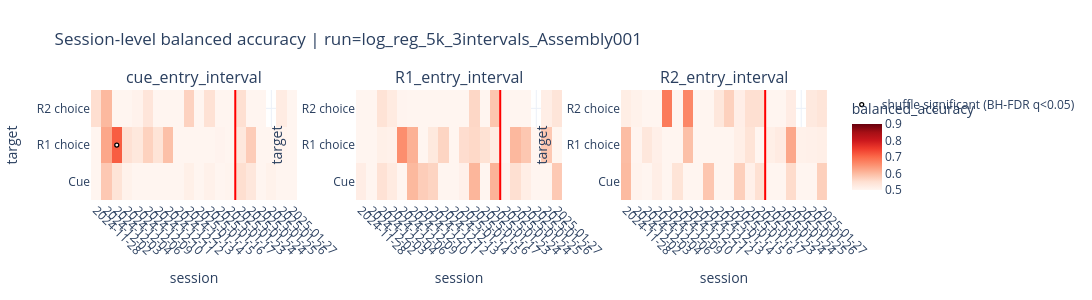
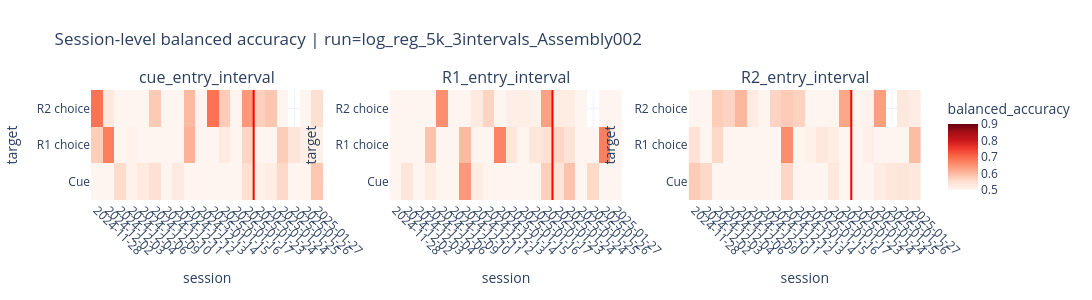
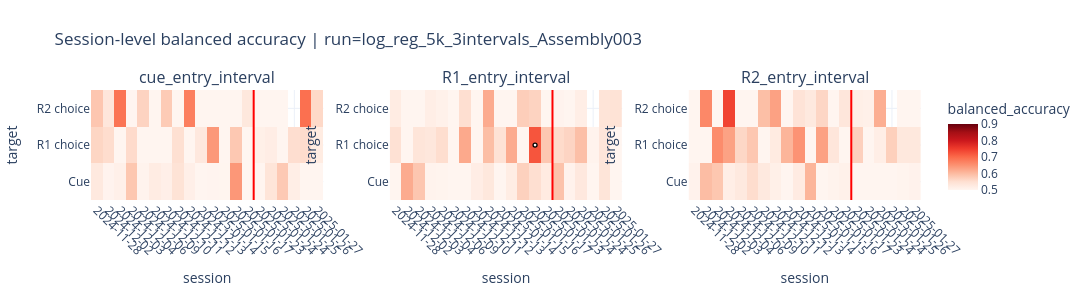
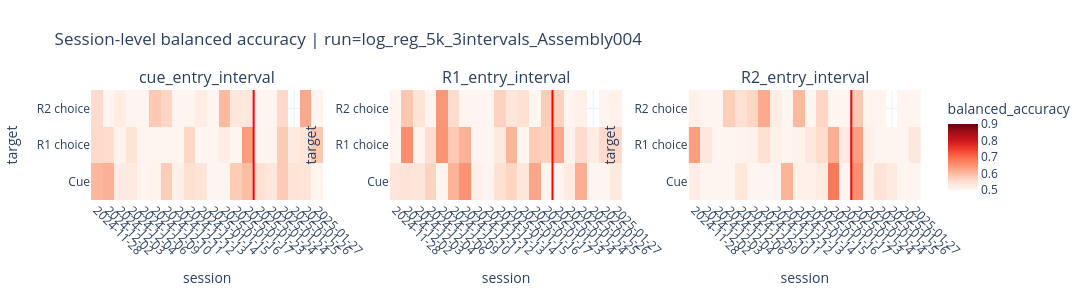

Source (notebook cell) for these figures, in order:
### Markdown cell above
### Session Progression Heatmaps

Each subplot is one interval. Columns are sessions with at least 10 trials for that interval, rows are decoded targets, and hover contains shuffle diagnostics plus trial and split counts. White marker dots indicate shuffle-significant cells after BH-FDR correction (`significant_shuffle_fdr_bh_0_05`).

### Code cell
plot_session_interval_heatmaps(
    session_results_df,
    value_col='balanced_accuracy',
    title_prefix='Session-level balanced accuracy',
    extra_cols=['shuffle_null_mean', 'p_shuffle', 'p_shuffle_fdr_bh', 'n_trials', 'n_splits'],
    ncols=3,
    colorscale='Reds',
    zmid=None,
    zmin=0.5,
    zmax=0.9,
    significance_col='significant_shuffle_fdr_bh_0_05',
    significance_label='shuffle significant (BH-FDR q<0.05)',
    min_trials=10,
    significance_marker_size=4,
    interval_names=BALANCED_ACCURACY_INTERVALS,
    # excluded_targets=('Outcome',),
)

### Figure 1 — Plotly figure (JSON) as saved in the notebook; plotly's stock layout.template omitted (floating-point values rounded to 4 significant figures; data arrays with more than 128 entries replaced by an {"elided": "..."} marker saying what was removed)
{"data": [{"coloraxis": "coloraxis", "customdata": {"elided": "300 float values"}, "hovertemplate": "interval=cue_entry_interval<br>target=%{y}<br>session=%{x}<br>balanced_accuracy=%{z:.3f}<br>shuffle_null_mean=%{customdata[0]:.3f}<br>p_shuffle=%{customdata[1]:.3f}<br>p_shuffle_fdr_bh=%{customdata[2]:.3f}<br>n_trials=%{customdata[3]:.3f}<br>n_splits=%{customdata[4]:.3f}<extra></extra>", "type": "heatmap", "x": ["2024-11-28_17-41", "2024-12-02_16-09", "2024-12-03_16-23", "2024-12-04_18-06", "2024-12-06_16-49", "2024-12-09_17-45", "2024-12-10_17-20", "2024-12-11_17-42", "2024-12-12_16-13", "2024-12-13_17-10", "2025-01-14_18-08", "2025-01-15_17-18", "2025-01-16_17-47", "2025-01-17_16-55", "2025-01-23_16-48", "2025-01-24_12-24", "2025-01-24_19-37", "2025-01-25_21-29", "2025-01-26_21-48", "2025-01-27_13-39"], "xaxis": "x", "y": ["Cue", "R1 choice", "R2 choice"], "yaxis": "y", "z": [[0.4704, 0.5818, 0.5412, 0.5077, 0.4111, 0.3819, 0.475, 0.4532, 0.4304, 0.5129, 0.3768, 0.5097, 0.463, 0.5033, 0.5519, 0.5329, 0.4718, 0.5079, 0.4899, 0.4934], [0.4833, 0.6242, 0.7139, 0.5471, 0.5313, 0.5693, 0.5417, 0.5929, 0.4059, 0.3933, 0.4232, 0.4375, 0.5038, 0.4912, 0.5312, 0.5765, 0.4852, 0.4422, 0.5027, 0.3889], [0.5507, 0.602, 0.4313, 0.3889, 0.5074, 0.537, 0.4241, 0.4908, 0.4845, 0.5689, 0.4833, 0.5454, 0.4458, 0.4214, 0.5498, 0.4475, 0.4894, NaN, 0.5212, 0.4465]]}, {"hovertemplate": "shuffle significant (BH-FDR q<0.05)<br>target=%{y}<br>session=%{x}<extra></extra>", "legendgroup": "shuffle_significance", "marker": {"color": "rgba(255, 255, 255, 0.95)", "line": {"color": "black", "width": 1.25}, "size": 4}, "mode": "markers", "name": "shuffle significant (BH-FDR q<0.05)", "showlegend": true, "type": "scatter", "x": ["2024-12-03_16-23"], "xaxis": "x", "y": ["R1 choice"], "yaxis": "y"}, {"coloraxis": "coloraxis", "customdata": {"elided": "300 float values"}, "hovertemplate": "interval=R1_entry_interval<br>target=%{y}<br>session=%{x}<br>balanced_accuracy=%{z:.3f}<br>shuffle_null_mean=%{customdata[0]:.3f}<br>p_shuffle=%{customdata[1]:.3f}<br>p_shuffle_fdr_bh=%{customdata[2]:.3f}<br>n_trials=%{customdata[3]:.3f}<br>n_splits=%{customdata[4]:.3f}<extra></extra>", "type": "heatmap", "x": ["2024-11-28_17-41", "2024-12-02_16-09", "2024-12-03_16-23", "2024-12-04_18-06", "2024-12-06_16-49", "2024-12-09_17-45", "2024-12-10_17-20", "2024-12-11_17-42", "2024-12-12_16-13", "2024-12-13_17-10", "2025-01-14_18-08", "2025-01-15_17-18", "2025-01-16_17-47", "2025-01-17_16-55", "2025-01-23_16-48", "2025-01-24_12-24", "2025-01-24_19-37", "2025-01-25_21-29", "2025-01-26_21-48", "2025-01-27_13-39"], "xaxis": "x2", "y": ["Cue", "R1 choice", "R2 choice"], "yaxis": "y2", "z": [[0.5187, 0.4673, 0.5457, 0.5242, 0.4944, 0.6029, 0.5753, 0.5661, 0.4756, 0.4295, 0.5107, 0.6067, 0.4415, 0.6101, 0.5071, 0.5504, 0.5167, 0.4668, 0.4654, 0.581], [0.4768, 0.461, 0.5127, 0.5092, 0.655, 0.6126, 0.4833, 0.5295, 0.565, 0.49, 0.5536, 0.5597, 0.5462, 0.5221, 0.4333, 0.6036, 0.5833, 0.453, 0.5825, 0.501], [0.4763, 0.4178, 0.5436, 0.5247, 0.5018, 0.4861, 0.4981, 0.4397, 0.4577, 0.4199, 0.48, 0.5627, 0.4633, 0.5852, 0.483, 0.4701, 0.4527, NaN, 0.5167, 0.5383]]}, {"coloraxis": "coloraxis", "customdata": {"elided": "300 float values"}, "hovertemplate": "interval=R2_entry_interval<br>target=%{y}<br>session=%{x}<br>balanced_accuracy=%{z:.3f}<br>shuffle_null_mean=%{customdata[0]:.3f}<br>p_shuffle=%{customdata[1]:.3f}<br>p_shuffle_fdr_bh=%{customdata[2]:.3f}<br>n_trials=%{customdata[3]:.3f}<br>n_splits=%{customdata[4]:.3f}<extra></extra>", "type": "heatmap", "x": ["2024-11-28_17-41", "2024-12-02_16-09", "2024-12-03_16-23", "2024-12-04_18-06", "2024-12-06_16-49", "2024-12-09_17-45", "2024-12-10_17-20", "2024-12-11_17-42", "2024-12-12_16-13", "2024-12-13_17-10", "2025-01-14_18-08", "2025-01-15_17-18", "2025-01-16_17-47", "2025-01-17_16-55", "2025-01-23_16-48", "2025-01-24_12-24", "2025-01-24_19-37", "2025-01-25_21-29", "2025-01-26_21-48", "2025-01-27_13-39"], "xaxis": "x3", "y": ["Cue", "R1 choice", "R2 choice"], "yaxis": "y3", "z": [[0.6003, 0.5045, 0.4472, 0.5172, 0.42, 0.5413, 0.4475, 0.4884, 0.5851, 0.4288, 0.4929, 0.5733, 0.5124, 0.5482, 0.3679, 0.4333, 0.5558, 0.4776, 0.4261, 0.5722], [0.5973, 0.5022, 0.5333, 0.5132, 0.4005, 0.4442, 0.5931, 0.4833, 0.415, 0.4067, 0.4732, 0.5147, 0.5414, 0.4485, 0.515, 0.524, 0.6243, 0.5105, 0.5124, 0.5151], [0.5178, 0.5076, 0.4655, 0.4844, 0.6782, 0.4861, 0.6641, 0.4581, 0.3512, 0.5326, 0.57, 0.5155, 0.5492, 0.5505, 0.4281, 0.4983, 0.5203, NaN, 0.5288, 0.538]]}], "layout": {"annotations": [{"font": {"size": 16}, "showarrow": false, "text": "cue_entry_interval", "x": 0.14, "xanchor": "center", "xref": "paper", "y": 1, "yanchor": "bottom", "yref": "paper"}, {"font": {"size": 16}, "showarrow": false, "text": "R1_entry_interval", "x": 0.5, "xanchor": "center", "xref": "paper", "y": 1, "yanchor": "bottom", "yref": "paper"}, {"font": {"size": 16}, "showarrow": false, "text": "R2_entry_interval", "x": 0.86, "xanchor": "center", "xref": "paper", "y": 1, "yanchor": "bottom", "yref": "paper"}], "coloraxis": {"cmax": 0.9, "cmin": 0.5, "colorbar": {"title": {"text": "balanced_accuracy"}}, "colorscale": [[0, "rgb(255,245,240)"], [0.125, "rgb(254,224,210)"], [0.25, "rgb(252,187,161)"], [0.375, "rgb(252,146,114)"], [0.5, "rgb(251,106,74)"], [0.625, "rgb(239,59,44)"], [0.75, "rgb(203,24,29)"], [0.875, "rgb(165,15,21)"], [1, "rgb(103,0,13)"]]}, "height": 300, "margin": {"b": 100, "l": 80, "r": 40, "t": 90}, "shapes": [{"line": {"color": "red", "width": 2}, "type": "line", "x0": 13.5, "x1": 13.5, "xref": "x", "y0": 0, "y1": 1, "yref": "y domain"}, {"line": {"color": "red", "width": 2}, "type": "line", "x0": 13.5, "x1": 13.5, "xref": "x2", "y0": 0, "y1": 1, "yref": "y2 domain"}, {"line": {"color": "red", "width": 2}, "type": "line", "x0": 13.5, "x1": 13.5, "xref": "x3", "y0": 0, "y1": 1, "yref": "y3 domain"}], "title": {"text": "Session-level balanced accuracy | run=log_reg_5k_3intervals_Assembly001"}, "width": 1260, "xaxis": {"anchor": "y", "domain": [0, 0.28], "tickangle": 45, "tickmode": "array", "ticktext": ["2024-11-28", "2024-12-02", "2024-12-03", "2024-12-04", "2024-12-06", "2024-12-09", "2024-12-10", "2024-12-11", "2024-12-12", "2024-12-13", "2025-01-14", "2025-01-15", "2025-01-16", "2025-01-17", "2025-01-23", "2025-01-24", "2025-01-24", "2025-01-25", "2025-01-26", "2025-01-27"], "tickvals": ["2024-11-28_17-41", "2024-12-02_16-09", "2024-12-03_16-23", "2024-12-04_18-06", "2024-12-06_16-49", "2024-12-09_17-45", "2024-12-10_17-20", "2024-12-11_17-42", "2024-12-12_16-13", "2024-12-13_17-10", "2025-01-14_18-08", "2025-01-15_17-18", "2025-01-16_17-47", "2025-01-17_16-55", "2025-01-23_16-48", "2025-01-24_12-24", "2025-01-24_19-37", "2025-01-25_21-29", "2025-01-26_21-48", "2025-01-27_13-39"], "title": {"text": "session"}}, "xaxis2": {"anchor": "y2", "domain": [0.36, 0.64], "tickangle": 45, "tickmode": "array", "ticktext": ["2024-11-28", "2024-12-02", "2024-12-03", "2024-12-04", "2024-12-06", "2024-12-09", "2024-12-10", "2024-12-11", "2024-12-12", "2024-12-13", "2025-01-14", "2025-01-15", "2025-01-16", "2025-01-17", "2025-01-23", "2025-01-24", "2025-01-24", "2025-01-25", "2025-01-26", "2025-01-27"], "tickvals": ["2024-11-28_17-41", "2024-12-02_16-09", "2024-12-03_16-23", "2024-12-04_18-06", "2024-12-06_16-49", "2024-12-09_17-45", "2024-12-10_17-20", "2024-12-11_17-42", "2024-12-12_16-13", "2024-12-13_17-10", "2025-01-14_18-08", "2025-01-15_17-18", "2025-01-16_17-47", "2025-01-17_16-55", "2025-01-23_16-48", "2025-01-24_12-24", "2025-01-24_19-37", "2025-01-25_21-29", "2025-01-26_21-48", "2025-01-27_13-39"], "title": {"text": "session"}}, "xaxis3": {"anchor": "y3", "domain": [0.72, 1], "tickangle": 45, "tickmode": "array", "ticktext": ["2024-11-28", "2024-12-02", "2024-12-03", "2024-12-04", "2024-12-06", "2024-12-09", "2024-12-10", "2024-12-11", "2024-12-12", "2024-12-13", "2025-01-14", "2025-01-15", "2025-01-16", "2025-01-17", "2025-01-23", "2025-01-24", "2025-01-24", "2025-01-25", "2025-01-26", "2025-01-27"], "tickvals": ["2024-11-28_17-41", "2024-12-02_16-09", "2024-12-03_16-23", "2024-12-04_18-06", "2024-12-06_16-49", "2024-12-09_17-45", "2024-12-10_17-20", "2024-12-11_17-42", "2024-12-12_16-13", "2024-12-13_17-10", "2025-01-14_18-08", "2025-01-15_17-18", "2025-01-16_17-47", "2025-01-17_16-55", "2025-01-23_16-48", "2025-01-24_12-24", "2025-01-24_19-37", "2025-01-25_21-29", "2025-01-26_21-48", "2025-01-27_13-39"], "title": {"text": "session"}}, "yaxis": {"anchor": "x", "domain": [0, 1], "title": {"text": "target"}}, "yaxis2": {"anchor": "x2", "domain": [0, 1], "title": {"text": "target"}}, "yaxis3": {"anchor": "x3", "domain": [0, 1], "title": {"text": "target"}}}}

### Figure 2 — Plotly figure (JSON) as saved in the notebook; plotly's stock layout.template omitted (floating-point values rounded to 4 significant figures; data arrays with more than 128 entries replaced by an {"elided": "..."} marker saying what was removed)
{"data": [{"coloraxis": "coloraxis", "customdata": {"elided": "300 float values"}, "hovertemplate": "interval=cue_entry_interval<br>target=%{y}<br>session=%{x}<br>balanced_accuracy=%{z:.3f}<br>shuffle_null_mean=%{customdata[0]:.3f}<br>p_shuffle=%{customdata[1]:.3f}<br>p_shuffle_fdr_bh=%{customdata[2]:.3f}<br>n_trials=%{customdata[3]:.3f}<br>n_splits=%{customdata[4]:.3f}<extra></extra>", "type": "heatmap", "x": ["2024-11-28_17-41", "2024-12-02_16-09", "2024-12-03_16-23", "2024-12-04_18-06", "2024-12-06_16-49", "2024-12-09_17-45", "2024-12-10_17-20", "2024-12-11_17-42", "2024-12-12_16-13", "2024-12-13_17-10", "2025-01-14_18-08", "2025-01-15_17-18", "2025-01-16_17-47", "2025-01-17_16-55", "2025-01-23_16-48", "2025-01-24_12-24", "2025-01-24_19-37", "2025-01-25_21-29", "2025-01-26_21-48", "2025-01-27_13-39"], "xaxis": "x", "y": ["Cue", "R1 choice", "R2 choice"], "yaxis": "y", "z": [[0.4553, 0.4073, 0.5567, 0.5078, 0.5267, 0.5473, 0.4878, 0.5269, 0.481, 0.4848, 0.4161, 0.4819, 0.438, 0.5517, 0.5096, 0.5218, 0.5596, 0.4489, 0.5033, 0.5842], [0.5741, 0.6736, 0.3792, 0.5076, 0.4929, 0.4806, 0.4472, 0.4962, 0.6105, 0.4817, 0.4875, 0.5269, 0.4781, 0.5647, 0.41, 0.4911, 0.576, 0.5384, 0.5159, 0.5122], [0.6889, 0.5289, 0.4553, 0.3709, 0.4349, 0.5794, 0.4013, 0.4831, 0.6018, 0.4603, 0.6889, 0.5764, 0.4511, 0.6438, 0.5718, 0.5849, 0.4474, NaN, 0.453, 0.5502]]}, {"coloraxis": "coloraxis", "customdata": {"elided": "300 float values"}, "hovertemplate": "interval=R1_entry_interval<br>target=%{y}<br>session=%{x}<br>balanced_accuracy=%{z:.3f}<br>shuffle_null_mean=%{customdata[0]:.3f}<br>p_shuffle=%{customdata[1]:.3f}<br>p_shuffle_fdr_bh=%{customdata[2]:.3f}<br>n_trials=%{customdata[3]:.3f}<br>n_splits=%{customdata[4]:.3f}<extra></extra>", "type": "heatmap", "x": ["2024-11-28_17-41", "2024-12-02_16-09", "2024-12-03_16-23", "2024-12-04_18-06", "2024-12-06_16-49", "2024-12-09_17-45", "2024-12-10_17-20", "2024-12-11_17-42", "2024-12-12_16-13", "2024-12-13_17-10", "2025-01-14_18-08", "2025-01-15_17-18", "2025-01-16_17-47", "2025-01-17_16-55", "2025-01-23_16-48", "2025-01-24_12-24", "2025-01-24_19-37", "2025-01-25_21-29", "2025-01-26_21-48", "2025-01-27_13-39"], "xaxis": "x2", "y": ["Cue", "R1 choice", "R2 choice"], "yaxis": "y2", "z": [[0.4163, 0.5382, 0.4978, 0.5233, 0.4833, 0.3404, 0.6425, 0.5194, 0.5024, 0.4689, 0.4964, 0.4661, 0.4814, 0.5718, 0.5423, 0.59, 0.3801, 0.5586, 0.4614, 0.4996], [0.4885, 0.478, 0.4898, 0.5881, 0.4593, 0.2996, 0.6014, 0.5024, 0.4782, 0.6683, 0.5357, 0.4542, 0.5362, 0.5456, 0.5617, 0.5429, 0.4148, 0.4598, 0.674, 0.4958], [0.5016, 0.474, 0.4319, 0.4692, 0.6539, 0.4479, 0.3656, 0.5268, 0.5667, 0.4778, 0.5156, 0.5168, 0.5117, 0.6314, 0.5214, 0.5216, 0.4776, NaN, 0.4273, 0.4802]]}, {"coloraxis": "coloraxis", "customdata": {"elided": "300 float values"}, "hovertemplate": "interval=R2_entry_interval<br>target=%{y}<br>session=%{x}<br>balanced_accuracy=%{z:.3f}<br>shuffle_null_mean=%{customdata[0]:.3f}<br>p_shuffle=%{customdata[1]:.3f}<br>p_shuffle_fdr_bh=%{customdata[2]:.3f}<br>n_trials=%{customdata[3]:.3f}<br>n_splits=%{customdata[4]:.3f}<extra></extra>", "type": "heatmap", "x": ["2024-11-28_17-41", "2024-12-02_16-09", "2024-12-03_16-23", "2024-12-04_18-06", "2024-12-06_16-49", "2024-12-09_17-45", "2024-12-10_17-20", "2024-12-11_17-42", "2024-12-12_16-13", "2024-12-13_17-10", "2025-01-14_18-08", "2025-01-15_17-18", "2025-01-16_17-47", "2025-01-17_16-55", "2025-01-23_16-48", "2025-01-24_12-24", "2025-01-24_19-37", "2025-01-25_21-29", "2025-01-26_21-48", "2025-01-27_13-39"], "xaxis": "x3", "y": ["Cue", "R1 choice", "R2 choice"], "yaxis": "y3", "z": [[0.5788, 0.56, 0.4915, 0.4617, 0.4533, 0.4987, 0.4425, 0.4397, 0.5631, 0.4303, 0.4893, 0.4567, 0.532, 0.4538, 0.5, 0.4982, 0.5218, 0.5314, 0.5386, 0.5318], [0.5447, 0.4993, 0.5601, 0.4863, 0.4351, 0.4808, 0.4958, 0.4867, 0.6545, 0.4583, 0.5107, 0.5322, 0.521, 0.4779, 0.4812, 0.5134, 0.4726, 0.4501, 0.4377, 0.5969], [0.435, 0.4632, 0.5763, 0.5656, 0.6053, 0.5227, 0.422, 0.5658, 0.578, 0.5692, 0.4767, 0.371, 0.4923, 0.6243, 0.4586, 0.5073, 0.6348, NaN, 0.5333, 0.5205]]}], "layout": {"annotations": [{"font": {"size": 16}, "showarrow": false, "text": "cue_entry_interval", "x": 0.14, "xanchor": "center", "xref": "paper", "y": 1, "yanchor": "bottom", "yref": "paper"}, {"font": {"size": 16}, "showarrow": false, "text": "R1_entry_interval", "x": 0.5, "xanchor": "center", "xref": "paper", "y": 1, "yanchor": "bottom", "yref": "paper"}, {"font": {"size": 16}, "showarrow": false, "text": "R2_entry_interval", "x": 0.86, "xanchor": "center", "xref": "paper", "y": 1, "yanchor": "bottom", "yref": "paper"}], "coloraxis": {"cmax": 0.9, "cmin": 0.5, "colorbar": {"title": {"text": "balanced_accuracy"}}, "colorscale": [[0, "rgb(255,245,240)"], [0.125, "rgb(254,224,210)"], [0.25, "rgb(252,187,161)"], [0.375, "rgb(252,146,114)"], [0.5, "rgb(251,106,74)"], [0.625, "rgb(239,59,44)"], [0.75, "rgb(203,24,29)"], [0.875, "rgb(165,15,21)"], [1, "rgb(103,0,13)"]]}, "height": 300, "margin": {"b": 100, "l": 80, "r": 40, "t": 90}, "shapes": [{"line": {"color": "red", "width": 2}, "type": "line", "x0": 13.5, "x1": 13.5, "xref": "x", "y0": 0, "y1": 1, "yref": "y domain"}, {"line": {"color": "red", "width": 2}, "type": "line", "x0": 13.5, "x1": 13.5, "xref": "x2", "y0": 0, "y1": 1, "yref": "y2 domain"}, {"line": {"color": "red", "width": 2}, "type": "line", "x0": 13.5, "x1": 13.5, "xref": "x3", "y0": 0, "y1": 1, "yref": "y3 domain"}], "title": {"text": "Session-level balanced accuracy | run=log_reg_5k_3intervals_Assembly002"}, "width": 1260, "xaxis": {"anchor": "y", "domain": [0, 0.28], "tickangle": 45, "tickmode": "array", "ticktext": ["2024-11-28", "2024-12-02", "2024-12-03", "2024-12-04", "2024-12-06", "2024-12-09", "2024-12-10", "2024-12-11", "2024-12-12", "2024-12-13", "2025-01-14", "2025-01-15", "2025-01-16", "2025-01-17", "2025-01-23", "2025-01-24", "2025-01-24", "2025-01-25", "2025-01-26", "2025-01-27"], "tickvals": ["2024-11-28_17-41", "2024-12-02_16-09", "2024-12-03_16-23", "2024-12-04_18-06", "2024-12-06_16-49", "2024-12-09_17-45", "2024-12-10_17-20", "2024-12-11_17-42", "2024-12-12_16-13", "2024-12-13_17-10", "2025-01-14_18-08", "2025-01-15_17-18", "2025-01-16_17-47", "2025-01-17_16-55", "2025-01-23_16-48", "2025-01-24_12-24", "2025-01-24_19-37", "2025-01-25_21-29", "2025-01-26_21-48", "2025-01-27_13-39"], "title": {"text": "session"}}, "xaxis2": {"anchor": "y2", "domain": [0.36, 0.64], "tickangle": 45, "tickmode": "array", "ticktext": ["2024-11-28", "2024-12-02", "2024-12-03", "2024-12-04", "2024-12-06", "2024-12-09", "2024-12-10", "2024-12-11", "2024-12-12", "2024-12-13", "2025-01-14", "2025-01-15", "2025-01-16", "2025-01-17", "2025-01-23", "2025-01-24", "2025-01-24", "2025-01-25", "2025-01-26", "2025-01-27"], "tickvals": ["2024-11-28_17-41", "2024-12-02_16-09", "2024-12-03_16-23", "2024-12-04_18-06", "2024-12-06_16-49", "2024-12-09_17-45", "2024-12-10_17-20", "2024-12-11_17-42", "2024-12-12_16-13", "2024-12-13_17-10", "2025-01-14_18-08", "2025-01-15_17-18", "2025-01-16_17-47", "2025-01-17_16-55", "2025-01-23_16-48", "2025-01-24_12-24", "2025-01-24_19-37", "2025-01-25_21-29", "2025-01-26_21-48", "2025-01-27_13-39"], "title": {"text": "session"}}, "xaxis3": {"anchor": "y3", "domain": [0.72, 1], "tickangle": 45, "tickmode": "array", "ticktext": ["2024-11-28", "2024-12-02", "2024-12-03", "2024-12-04", "2024-12-06", "2024-12-09", "2024-12-10", "2024-12-11", "2024-12-12", "2024-12-13", "2025-01-14", "2025-01-15", "2025-01-16", "2025-01-17", "2025-01-23", "2025-01-24", "2025-01-24", "2025-01-25", "2025-01-26", "2025-01-27"], "tickvals": ["2024-11-28_17-41", "2024-12-02_16-09", "2024-12-03_16-23", "2024-12-04_18-06", "2024-12-06_16-49", "2024-12-09_17-45", "2024-12-10_17-20", "2024-12-11_17-42", "2024-12-12_16-13", "2024-12-13_17-10", "2025-01-14_18-08", "2025-01-15_17-18", "2025-01-16_17-47", "2025-01-17_16-55", "2025-01-23_16-48", "2025-01-24_12-24", "2025-01-24_19-37", "2025-01-25_21-29", "2025-01-26_21-48", "2025-01-27_13-39"], "title": {"text": "session"}}, "yaxis": {"anchor": "x", "domain": [0, 1], "title": {"text": "target"}}, "yaxis2": {"anchor": "x2", "domain": [0, 1], "title": {"text": "target"}}, "yaxis3": {"anchor": "x3", "domain": [0, 1], "title": {"text": "target"}}}}

### Figure 3 — Plotly figure (JSON) as saved in the notebook; plotly's stock layout.template omitted (floating-point values rounded to 4 significant figures; data arrays with more than 128 entries replaced by an {"elided": "..."} marker saying what was removed)
{"data": [{"coloraxis": "coloraxis", "customdata": {"elided": "300 float values"}, "hovertemplate": "interval=cue_entry_interval<br>target=%{y}<br>session=%{x}<br>balanced_accuracy=%{z:.3f}<br>shuffle_null_mean=%{customdata[0]:.3f}<br>p_shuffle=%{customdata[1]:.3f}<br>p_shuffle_fdr_bh=%{customdata[2]:.3f}<br>n_trials=%{customdata[3]:.3f}<br>n_splits=%{customdata[4]:.3f}<extra></extra>", "type": "heatmap", "x": ["2024-11-28_17-41", "2024-12-02_16-09", "2024-12-03_16-23", "2024-12-04_18-06", "2024-12-06_16-49", "2024-12-09_17-45", "2024-12-10_17-20", "2024-12-11_17-42", "2024-12-12_16-13", "2024-12-13_17-10", "2025-01-14_18-08", "2025-01-15_17-18", "2025-01-16_17-47", "2025-01-17_16-55", "2025-01-23_16-48", "2025-01-24_12-24", "2025-01-24_19-37", "2025-01-25_21-29", "2025-01-26_21-48", "2025-01-27_13-39"], "xaxis": "x", "y": ["Cue", "R1 choice", "R2 choice"], "yaxis": "y", "z": [[0.5287, 0.5036, 0.511, 0.5843, 0.5056, 0.5217, 0.5142, 0.5438, 0.5131, 0.4545, 0.5018, 0.5011, 0.6435, 0.4846, 0.4692, 0.5389, 0.5808, 0.5168, 0.4725, 0.4679], [0.5638, 0.5544, 0.4415, 0.5565, 0.4791, 0.4581, 0.3889, 0.5505, 0.4568, 0.53, 0.6429, 0.4517, 0.5829, 0.4809, 0.5126, 0.518, 0.431, 0.5521, 0.5553, 0.5226], [0.585, 0.5354, 0.6871, 0.3891, 0.5678, 0.4097, 0.5784, 0.4452, 0.6732, 0.4726, 0.4933, 0.4747, 0.4556, 0.5314, 0.3855, 0.4693, 0.4338, NaN, 0.6924, 0.5598]]}, {"coloraxis": "coloraxis", "customdata": {"elided": "300 float values"}, "hovertemplate": "interval=R1_entry_interval<br>target=%{y}<br>session=%{x}<br>balanced_accuracy=%{z:.3f}<br>shuffle_null_mean=%{customdata[0]:.3f}<br>p_shuffle=%{customdata[1]:.3f}<br>p_shuffle_fdr_bh=%{customdata[2]:.3f}<br>n_trials=%{customdata[3]:.3f}<br>n_splits=%{customdata[4]:.3f}<extra></extra>", "type": "heatmap", "x": ["2024-11-28_17-41", "2024-12-02_16-09", "2024-12-03_16-23", "2024-12-04_18-06", "2024-12-06_16-49", "2024-12-09_17-45", "2024-12-10_17-20", "2024-12-11_17-42", "2024-12-12_16-13", "2024-12-13_17-10", "2025-01-14_18-08", "2025-01-15_17-18", "2025-01-16_17-47", "2025-01-17_16-55", "2025-01-23_16-48", "2025-01-24_12-24", "2025-01-24_19-37", "2025-01-25_21-29", "2025-01-26_21-48", "2025-01-27_13-39"], "xaxis": "x2", "y": ["Cue", "R1 choice", "R2 choice"], "yaxis": "y2", "z": [[0.4131, 0.6191, 0.5847, 0.505, 0.5033, 0.487, 0.4136, 0.5189, 0.531, 0.4955, 0.5196, 0.5708, 0.5512, 0.5246, 0.591, 0.5067, 0.5308, 0.4161, 0.5389, 0.4285], [0.5474, 0.4636, 0.5391, 0.5337, 0.5529, 0.4258, 0.6222, 0.4895, 0.5955, 0.545, 0.6196, 0.4142, 0.7219, 0.5838, 0.5567, 0.5658, 0.5943, 0.5046, 0.5373, 0.4923], [0.5221, 0.4398, 0.3541, 0.5162, 0.5094, 0.4645, 0.551, 0.4331, 0.6196, 0.4866, 0.4233, 0.5741, 0.567, 0.4771, 0.5041, 0.4833, 0.5168, NaN, 0.5394, 0.5426]]}, {"hovertemplate": "shuffle significant (BH-FDR q<0.05)<br>target=%{y}<br>session=%{x}<extra></extra>", "legendgroup": "shuffle_significance", "marker": {"color": "rgba(255, 255, 255, 0.95)", "line": {"color": "black", "width": 1.25}, "size": 4}, "mode": "markers", "name": "shuffle significant (BH-FDR q<0.05)", "showlegend": false, "type": "scatter", "x": ["2025-01-16_17-47"], "xaxis": "x2", "y": ["R1 choice"], "yaxis": "y2"}, {"coloraxis": "coloraxis", "customdata": {"elided": "300 float values"}, "hovertemplate": "interval=R2_entry_interval<br>target=%{y}<br>session=%{x}<br>balanced_accuracy=%{z:.3f}<br>shuffle_null_mean=%{customdata[0]:.3f}<br>p_shuffle=%{customdata[1]:.3f}<br>p_shuffle_fdr_bh=%{customdata[2]:.3f}<br>n_trials=%{customdata[3]:.3f}<br>n_splits=%{customdata[4]:.3f}<extra></extra>", "type": "heatmap", "x": ["2024-11-28_17-41", "2024-12-02_16-09", "2024-12-03_16-23", "2024-12-04_18-06", "2024-12-06_16-49", "2024-12-09_17-45", "2024-12-10_17-20", "2024-12-11_17-42", "2024-12-12_16-13", "2024-12-13_17-10", "2025-01-14_18-08", "2025-01-15_17-18", "2025-01-16_17-47", "2025-01-17_16-55", "2025-01-23_16-48", "2025-01-24_12-24", "2025-01-24_19-37", "2025-01-25_21-29", "2025-01-26_21-48", "2025-01-27_13-39"], "xaxis": "x3", "y": ["Cue", "R1 choice", "R2 choice"], "yaxis": "y3", "z": [[0.5065, 0.5973, 0.5842, 0.5174, 0.5289, 0.5538, 0.5292, 0.5125, 0.4119, 0.5227, 0.6071, 0.4264, 0.5052, 0.5102, 0.4244, 0.4841, 0.4609, 0.496, 0.5029, 0.507], [0.4758, 0.4961, 0.6572, 0.6305, 0.5626, 0.5836, 0.4944, 0.5243, 0.6077, 0.6483, 0.45, 0.6314, 0.5357, 0.4471, 0.5717, 0.4845, 0.516, 0.5721, 0.5319, 0.5319], [0.4005, 0.662, 0.4637, 0.7417, 0.4806, 0.4573, 0.5949, 0.6316, 0.4167, 0.5425, 0.5289, 0.5633, 0.4514, 0.5352, 0.5155, 0.5111, 0.6165, NaN, 0.4333, 0.4214]]}], "layout": {"annotations": [{"font": {"size": 16}, "showarrow": false, "text": "cue_entry_interval", "x": 0.14, "xanchor": "center", "xref": "paper", "y": 1, "yanchor": "bottom", "yref": "paper"}, {"font": {"size": 16}, "showarrow": false, "text": "R1_entry_interval", "x": 0.5, "xanchor": "center", "xref": "paper", "y": 1, "yanchor": "bottom", "yref": "paper"}, {"font": {"size": 16}, "showarrow": false, "text": "R2_entry_interval", "x": 0.86, "xanchor": "center", "xref": "paper", "y": 1, "yanchor": "bottom", "yref": "paper"}], "coloraxis": {"cmax": 0.9, "cmin": 0.5, "colorbar": {"title": {"text": "balanced_accuracy"}}, "colorscale": [[0, "rgb(255,245,240)"], [0.125, "rgb(254,224,210)"], [0.25, "rgb(252,187,161)"], [0.375, "rgb(252,146,114)"], [0.5, "rgb(251,106,74)"], [0.625, "rgb(239,59,44)"], [0.75, "rgb(203,24,29)"], [0.875, "rgb(165,15,21)"], [1, "rgb(103,0,13)"]]}, "height": 300, "margin": {"b": 100, "l": 80, "r": 40, "t": 90}, "shapes": [{"line": {"color": "red", "width": 2}, "type": "line", "x0": 13.5, "x1": 13.5, "xref": "x", "y0": 0, "y1": 1, "yref": "y domain"}, {"line": {"color": "red", "width": 2}, "type": "line", "x0": 13.5, "x1": 13.5, "xref": "x2", "y0": 0, "y1": 1, "yref": "y2 domain"}, {"line": {"color": "red", "width": 2}, "type": "line", "x0": 13.5, "x1": 13.5, "xref": "x3", "y0": 0, "y1": 1, "yref": "y3 domain"}], "title": {"text": "Session-level balanced accuracy | run=log_reg_5k_3intervals_Assembly003"}, "width": 1260, "xaxis": {"anchor": "y", "domain": [0, 0.28], "tickangle": 45, "tickmode": "array", "ticktext": ["2024-11-28", "2024-12-02", "2024-12-03", "2024-12-04", "2024-12-06", "2024-12-09", "2024-12-10", "2024-12-11", "2024-12-12", "2024-12-13", "2025-01-14", "2025-01-15", "2025-01-16", "2025-01-17", "2025-01-23", "2025-01-24", "2025-01-24", "2025-01-25", "2025-01-26", "2025-01-27"], "tickvals": ["2024-11-28_17-41", "2024-12-02_16-09", "2024-12-03_16-23", "2024-12-04_18-06", "2024-12-06_16-49", "2024-12-09_17-45", "2024-12-10_17-20", "2024-12-11_17-42", "2024-12-12_16-13", "2024-12-13_17-10", "2025-01-14_18-08", "2025-01-15_17-18", "2025-01-16_17-47", "2025-01-17_16-55", "2025-01-23_16-48", "2025-01-24_12-24", "2025-01-24_19-37", "2025-01-25_21-29", "2025-01-26_21-48", "2025-01-27_13-39"], "title": {"text": "session"}}, "xaxis2": {"anchor": "y2", "domain": [0.36, 0.64], "tickangle": 45, "tickmode": "array", "ticktext": ["2024-11-28", "2024-12-02", "2024-12-03", "2024-12-04", "2024-12-06", "2024-12-09", "2024-12-10", "2024-12-11", "2024-12-12", "2024-12-13", "2025-01-14", "2025-01-15", "2025-01-16", "2025-01-17", "2025-01-23", "2025-01-24", "2025-01-24", "2025-01-25", "2025-01-26", "2025-01-27"], "tickvals": ["2024-11-28_17-41", "2024-12-02_16-09", "2024-12-03_16-23", "2024-12-04_18-06", "2024-12-06_16-49", "2024-12-09_17-45", "2024-12-10_17-20", "2024-12-11_17-42", "2024-12-12_16-13", "2024-12-13_17-10", "2025-01-14_18-08", "2025-01-15_17-18", "2025-01-16_17-47", "2025-01-17_16-55", "2025-01-23_16-48", "2025-01-24_12-24", "2025-01-24_19-37", "2025-01-25_21-29", "2025-01-26_21-48", "2025-01-27_13-39"], "title": {"text": "session"}}, "xaxis3": {"anchor": "y3", "domain": [0.72, 1], "tickangle": 45, "tickmode": "array", "ticktext": ["2024-11-28", "2024-12-02", "2024-12-03", "2024-12-04", "2024-12-06", "2024-12-09", "2024-12-10", "2024-12-11", "2024-12-12", "2024-12-13", "2025-01-14", "2025-01-15", "2025-01-16", "2025-01-17", "2025-01-23", "2025-01-24", "2025-01-24", "2025-01-25", "2025-01-26", "2025-01-27"], "tickvals": ["2024-11-28_17-41", "2024-12-02_16-09", "2024-12-03_16-23", "2024-12-04_18-06", "2024-12-06_16-49", "2024-12-09_17-45", "2024-12-10_17-20", "2024-12-11_17-42", "2024-12-12_16-13", "2024-12-13_17-10", "2025-01-14_18-08", "2025-01-15_17-18", "2025-01-16_17-47", "2025-01-17_16-55", "2025-01-23_16-48", "2025-01-24_12-24", "2025-01-24_19-37", "2025-01-25_21-29", "2025-01-26_21-48", "2025-01-27_13-39"], "title": {"text": "session"}}, "yaxis": {"anchor": "x", "domain": [0, 1], "title": {"text": "target"}}, "yaxis2": {"anchor": "x2", "domain": [0, 1], "title": {"text": "target"}}, "yaxis3": {"anchor": "x3", "domain": [0, 1], "title": {"text": "target"}}}}

### Figure 4 — Plotly figure (JSON) as saved in the notebook; plotly's stock layout.template omitted (floating-point values rounded to 4 significant figures; data arrays with more than 128 entries replaced by an {"elided": "..."} marker saying what was removed)
{"data": [{"coloraxis": "coloraxis", "customdata": {"elided": "300 float values"}, "hovertemplate": "interval=cue_entry_interval<br>target=%{y}<br>session=%{x}<br>balanced_accuracy=%{z:.3f}<br>shuffle_null_mean=%{customdata[0]:.3f}<br>p_shuffle=%{customdata[1]:.3f}<br>p_shuffle_fdr_bh=%{customdata[2]:.3f}<br>n_trials=%{customdata[3]:.3f}<br>n_splits=%{customdata[4]:.3f}<extra></extra>", "type": "heatmap", "x": ["2024-11-28_17-41", "2024-12-02_16-09", "2024-12-03_16-23", "2024-12-04_18-06", "2024-12-06_16-49", "2024-12-09_17-45", "2024-12-10_17-20", "2024-12-11_17-42", "2024-12-12_16-13", "2024-12-13_17-10", "2025-01-14_18-08", "2025-01-15_17-18", "2025-01-16_17-47", "2025-01-17_16-55", "2025-01-23_16-48", "2025-01-24_12-24", "2025-01-24_19-37", "2025-01-25_21-29", "2025-01-26_21-48", "2025-01-27_13-39"], "xaxis": "x", "y": ["Cue", "R1 choice", "R2 choice"], "yaxis": "y", "z": [[0.6048, 0.6118, 0.524, 0.5265, 0.4956, 0.5045, 0.5753, 0.5138, 0.5506, 0.5386, 0.3696, 0.48, 0.5785, 0.5977, 0.5506, 0.531, 0.5795, 0.5419, 0.5379, 0.4519], [0.5576, 0.5547, 0.5052, 0.5419, 0.4751, 0.4166, 0.4028, 0.361, 0.5623, 0.4483, 0.4036, 0.5183, 0.491, 0.6368, 0.4986, 0.5046, 0.5793, 0.5268, 0.5376, 0.5821], [0.5563, 0.424, 0.5202, 0.3581, 0.4158, 0.5809, 0.5632, 0.4526, 0.3744, 0.519, 0.4256, 0.6004, 0.5305, 0.5338, 0.4472, 0.3649, 0.5605, NaN, 0.6227, 0.4953]]}, {"coloraxis": "coloraxis", "customdata": {"elided": "300 float values"}, "hovertemplate": "interval=R1_entry_interval<br>target=%{y}<br>session=%{x}<br>balanced_accuracy=%{z:.3f}<br>shuffle_null_mean=%{customdata[0]:.3f}<br>p_shuffle=%{customdata[1]:.3f}<br>p_shuffle_fdr_bh=%{customdata[2]:.3f}<br>n_trials=%{customdata[3]:.3f}<br>n_splits=%{customdata[4]:.3f}<extra></extra>", "type": "heatmap", "x": ["2024-11-28_17-41", "2024-12-02_16-09", "2024-12-03_16-23", "2024-12-04_18-06", "2024-12-06_16-49", "2024-12-09_17-45", "2024-12-10_17-20", "2024-12-11_17-42", "2024-12-12_16-13", "2024-12-13_17-10", "2025-01-14_18-08", "2025-01-15_17-18", "2025-01-16_17-47", "2025-01-17_16-55", "2025-01-23_16-48", "2025-01-24_12-24", "2025-01-24_19-37", "2025-01-25_21-29", "2025-01-26_21-48", "2025-01-27_13-39"], "xaxis": "x2", "y": ["Cue", "R1 choice", "R2 choice"], "yaxis": "y2", "z": [[0.5347, 0.54, 0.5376, 0.5663, 0.4878, 0.6082, 0.6483, 0.5107, 0.475, 0.5485, 0.5643, 0.5361, 0.6255, 0.4646, 0.4968, 0.5237, 0.6154, 0.493, 0.3859, 0.5289], [0.4724, 0.6553, 0.4915, 0.5529, 0.6489, 0.5823, 0.6111, 0.3338, 0.4782, 0.5283, 0.6089, 0.4589, 0.5786, 0.5691, 0.6238, 0.5069, 0.555, 0.5221, 0.5548, 0.5608], [0.4092, 0.5845, 0.5418, 0.4387, 0.6452, 0.5552, 0.4269, 0.4081, 0.4595, 0.5683, 0.5356, 0.5487, 0.4398, 0.5762, 0.5708, 0.4849, 0.5107, NaN, 0.4364, 0.5112]]}, {"coloraxis": "coloraxis", "customdata": {"elided": "300 float values"}, "hovertemplate": "interval=R2_entry_interval<br>target=%{y}<br>session=%{x}<br>balanced_accuracy=%{z:.3f}<br>shuffle_null_mean=%{customdata[0]:.3f}<br>p_shuffle=%{customdata[1]:.3f}<br>p_shuffle_fdr_bh=%{customdata[2]:.3f}<br>n_trials=%{customdata[3]:.3f}<br>n_splits=%{customdata[4]:.3f}<extra></extra>", "type": "heatmap", "x": ["2024-11-28_17-41", "2024-12-02_16-09", "2024-12-03_16-23", "2024-12-04_18-06", "2024-12-06_16-49", "2024-12-09_17-45", "2024-12-10_17-20", "2024-12-11_17-42", "2024-12-12_16-13", "2024-12-13_17-10", "2025-01-14_18-08", "2025-01-15_17-18", "2025-01-16_17-47", "2025-01-17_16-55", "2025-01-23_16-48", "2025-01-24_12-24", "2025-01-24_19-37", "2025-01-25_21-29", "2025-01-26_21-48", "2025-01-27_13-39"], "xaxis": "x3", "y": ["Cue", "R1 choice", "R2 choice"], "yaxis": "y3", "z": [[0.518, 0.3855, 0.4611, 0.3873, 0.5344, 0.4699, 0.4656, 0.4601, 0.6095, 0.5121, 0.5107, 0.5244, 0.6809, 0.4623, 0.6538, 0.5056, 0.5397, 0.5253, 0.4971, 0.4551], [0.6359, 0.5329, 0.4855, 0.3675, 0.5045, 0.5092, 0.5486, 0.5119, 0.4564, 0.5067, 0.5321, 0.5547, 0.6143, 0.5265, 0.6357, 0.5132, 0.4574, 0.4584, 0.495, 0.5298], [0.5094, 0.4465, 0.4816, 0.5741, 0.5491, 0.5627, 0.621, 0.521, 0.4649, 0.6028, 0.3956, 0.5635, 0.487, 0.481, 0.5815, 0.5046, 0.5033, NaN, 0.4303, 0.4195]]}], "layout": {"annotations": [{"font": {"size": 16}, "showarrow": false, "text": "cue_entry_interval", "x": 0.14, "xanchor": "center", "xref": "paper", "y": 1, "yanchor": "bottom", "yref": "paper"}, {"font": {"size": 16}, "showarrow": false, "text": "R1_entry_interval", "x": 0.5, "xanchor": "center", "xref": "paper", "y": 1, "yanchor": "bottom", "yref": "paper"}, {"font": {"size": 16}, "showarrow": false, "text": "R2_entry_interval", "x": 0.86, "xanchor": "center", "xref": "paper", "y": 1, "yanchor": "bottom", "yref": "paper"}], "coloraxis": {"cmax": 0.9, "cmin": 0.5, "colorbar": {"title": {"text": "balanced_accuracy"}}, "colorscale": [[0, "rgb(255,245,240)"], [0.125, "rgb(254,224,210)"], [0.25, "rgb(252,187,161)"], [0.375, "rgb(252,146,114)"], [0.5, "rgb(251,106,74)"], [0.625, "rgb(239,59,44)"], [0.75, "rgb(203,24,29)"], [0.875, "rgb(165,15,21)"], [1, "rgb(103,0,13)"]]}, "height": 300, "margin": {"b": 100, "l": 80, "r": 40, "t": 90}, "shapes": [{"line": {"color": "red", "width": 2}, "type": "line", "x0": 13.5, "x1": 13.5, "xref": "x", "y0": 0, "y1": 1, "yref": "y domain"}, {"line": {"color": "red", "width": 2}, "type": "line", "x0": 13.5, "x1": 13.5, "xref": "x2", "y0": 0, "y1": 1, "yref": "y2 domain"}, {"line": {"color": "red", "width": 2}, "type": "line", "x0": 13.5, "x1": 13.5, "xref": "x3", "y0": 0, "y1": 1, "yref": "y3 domain"}], "title": {"text": "Session-level balanced accuracy | run=log_reg_5k_3intervals_Assembly004"}, "width": 1260, "xaxis": {"anchor": "y", "domain": [0, 0.28], "tickangle": 45, "tickmode": "array", "ticktext": ["2024-11-28", "2024-12-02", "2024-12-03", "2024-12-04", "2024-12-06", "2024-12-09", "2024-12-10", "2024-12-11", "2024-12-12", "2024-12-13", "2025-01-14", "2025-01-15", "2025-01-16", "2025-01-17", "2025-01-23", "2025-01-24", "2025-01-24", "2025-01-25", "2025-01-26", "2025-01-27"], "tickvals": ["2024-11-28_17-41", "2024-12-02_16-09", "2024-12-03_16-23", "2024-12-04_18-06", "2024-12-06_16-49", "2024-12-09_17-45", "2024-12-10_17-20", "2024-12-11_17-42", "2024-12-12_16-13", "2024-12-13_17-10", "2025-01-14_18-08", "2025-01-15_17-18", "2025-01-16_17-47", "2025-01-17_16-55", "2025-01-23_16-48", "2025-01-24_12-24", "2025-01-24_19-37", "2025-01-25_21-29", "2025-01-26_21-48", "2025-01-27_13-39"], "title": {"text": "session"}}, "xaxis2": {"anchor": "y2", "domain": [0.36, 0.64], "tickangle": 45, "tickmode": "array", "ticktext": ["2024-11-28", "2024-12-02", "2024-12-03", "2024-12-04", "2024-12-06", "2024-12-09", "2024-12-10", "2024-12-11", "2024-12-12", "2024-12-13", "2025-01-14", "2025-01-15", "2025-01-16", "2025-01-17", "2025-01-23", "2025-01-24", "2025-01-24", "2025-01-25", "2025-01-26", "2025-01-27"], "tickvals": ["2024-11-28_17-41", "2024-12-02_16-09", "2024-12-03_16-23", "2024-12-04_18-06", "2024-12-06_16-49", "2024-12-09_17-45", "2024-12-10_17-20", "2024-12-11_17-42", "2024-12-12_16-13", "2024-12-13_17-10", "2025-01-14_18-08", "2025-01-15_17-18", "2025-01-16_17-47", "2025-01-17_16-55", "2025-01-23_16-48", "2025-01-24_12-24", "2025-01-24_19-37", "2025-01-25_21-29", "2025-01-26_21-48", "2025-01-27_13-39"], "title": {"text": "session"}}, "xaxis3": {"anchor": "y3", "domain": [0.72, 1], "tickangle": 45, "tickmode": "array", "ticktext": ["2024-11-28", "2024-12-02", "2024-12-03", "2024-12-04", "2024-12-06", "2024-12-09", "2024-12-10", "2024-12-11", "2024-12-12", "2024-12-13", "2025-01-14", "2025-01-15", "2025-01-16", "2025-01-17", "2025-01-23", "2025-01-24", "2025-01-24", "2025-01-25", "2025-01-26", "2025-01-27"], "tickvals": ["2024-11-28_17-41", "2024-12-02_16-09", "2024-12-03_16-23", "2024-12-04_18-06", "2024-12-06_16-49", "2024-12-09_17-45", "2024-12-10_17-20", "2024-12-11_17-42", "2024-12-12_16-13", "2024-12-13_17-10", "2025-01-14_18-08", "2025-01-15_17-18", "2025-01-16_17-47", "2025-01-17_16-55", "2025-01-23_16-48", "2025-01-24_12-24", "2025-01-24_19-37", "2025-01-25_21-29", "2025-01-26_21-48", "2025-01-27_13-39"], "title": {"text": "session"}}, "yaxis": {"anchor": "x", "domain": [0, 1], "title": {"text": "target"}}, "yaxis2": {"anchor": "x2", "domain": [0, 1], "title": {"text": "target"}}, "yaxis3": {"anchor": "x3", "domain": [0, 1], "title": {"text": "target"}}}}
